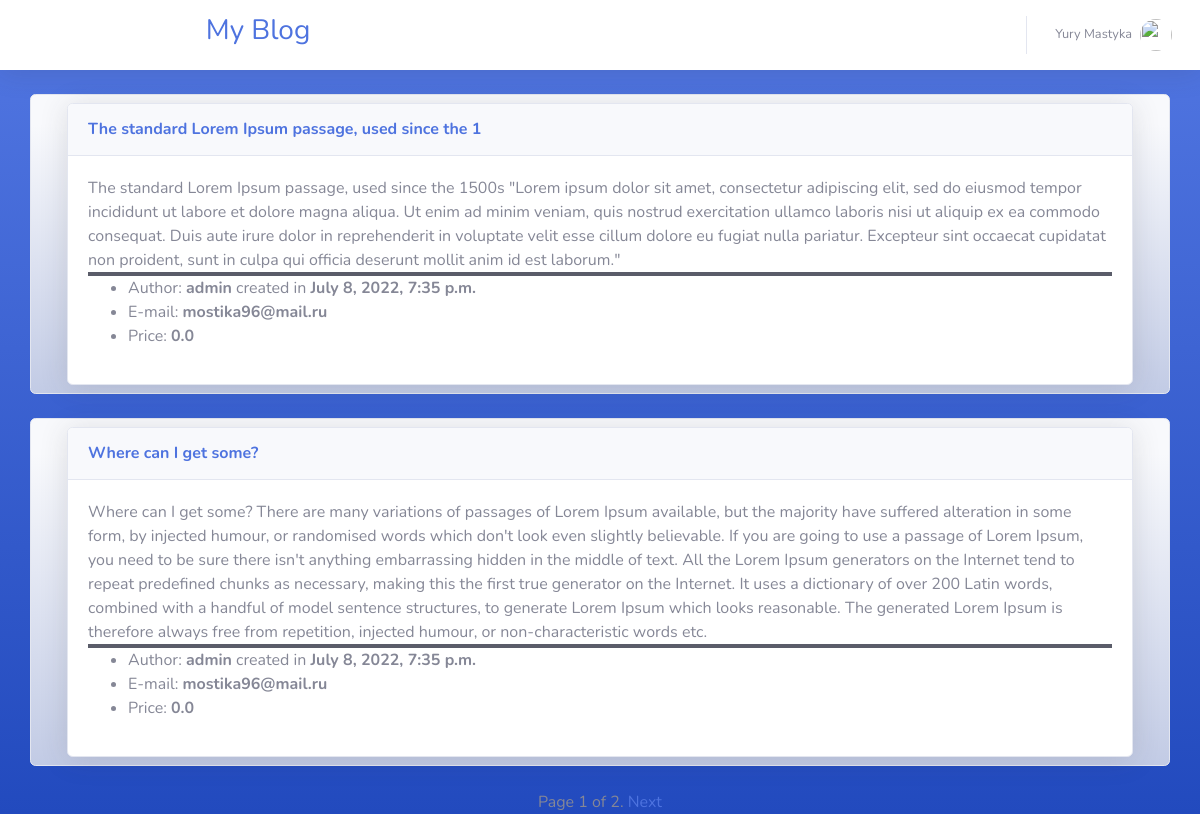
The app's page / (signed in) with its own data.
### blog_1/models.py (models this page shows)
class Post(models.Model):
    title = models.CharField(max_length=50)
    author = models.ForeignKey(User, on_delete=models.CASCADE)
    body = models.TextField()
    created = models.DateTimeField(auto_now=True)
    price = models.FloatField(default=0)

### blog_1/views.py (the view)
# urls.py: path('', MainPageView.as_view()),
class MainPageView(View):
    def get(self, request):
        object_list = Post.objects.all().order_by('-id')
        paginator = Paginator(object_list, 2)
        page = request.GET.get('page')
        try:
            posts = paginator.page(page)
        except PageNotAnInteger:
            posts = paginator.page(1)
        except EmptyPage:
            posts = paginator.page(paginator.num_pages)
        return render(request, 'main_page.html',
                      {'page': page,
                       'posts': posts})

### templates/main_page.html (shortened to what this page needs)
{% extends 'base.html' %}
{% block body %}
    <div id="wrapper">
        <div id="content-wrapper" class="d-flex flex-column bg-gradient-primary">
            <div id="content">
                {% include 'topbar.html' %}
                {% for post in posts %}
                <div class="container card mb-4 pt-2  bg-gradient-light">
                    <div class="col-xl-12">
                        <div class="card mb-2 shadow">
                            <div
                                class="card-header py-3 d-flex flex-row align-items-center justify-content-between">
                                <h6 class="m-0 font-weight-bold text-primary">{{ post.title }}</h6>
                            </div>
                                <div class="card-body">
                                    <div class="body">{{ post.body }}
                                    </div>
                                    <div class="border-bottom-dark">
                                    </div>
                                    <ul class="blog-meta">
                                        <li class="meta-item blog-lesson">
                                            <span class="meta-value">Author: <b> {{ post.author }}</b>
                                                                    created in <b>{{ post.created }}</b>
                                            </span>
                                        </li>
                                        <li class="meta-item blog-lesson">
                                            <span class="meta-value">E-mail: <b> {{ post.author.email }}</b>
                                            </span>
                                        </li>
                                        <li class="meta-item blog-lesson">
                                            <span class="meta-value">Price: <b>{{ post.price }}</b></span>
                                        </li>
                                    </ul>
                                </div>
                        </div>
                    </div>
                </div>
                    {% endfor %}
            </div>
            {% include "paginator.html" with page=posts %}
        </div>
    </div>
{% endblock %}

### templates/base.html (shortened to what this page needs)
{% load static %}
<!DOCTYPE html>
<html lang="en">
<head>
    <link href="{% static 'vendor/fontawesome-free/css/all.min.css' %}" rel="stylesheet" type="text/css">
    <link href="{% static 'css/sb-admin-2.min.css' %}" rel="stylesheet">
</head>
<body>
    {% block body %}
    {% endblock %}
</body>
</html>

### templates/topbar.html (shortened to what this page needs)
   {% load static %}
    <nav class="navbar navbar-expand navbar-light bg-white topbar mb-4 static-top shadow">
            <div class="container">
                <div class="container-fluid">
                <h1 class="h3 text-primary">My Blog</h1>
                </div>
            </div>
        <ul class="navbar-nav ml-auto">
            {% if request.user.is_anonymous %}
            {% else %}
            <li class="nav-item dropdown no-arrow">
                <a class="nav-link dropdown-toggle" href="#" id="userDropdown" role="button"
                    data-toggle="dropdown" aria-haspopup="true" aria-expanded="false">
                    <span class="mr-2 d-none d-lg-inline text-gray-600 small">{{ request.user.get_full_name }}</span>
                    <img class="img-profile rounded-circle"
                        src="{% static 'img/undraw_profile.svg' %}">
                </a>
            </li>
            {% endif %}
        </ul>
    </nav>

### templates/paginator.html (shortened to what this page needs)
<div class="pagination">
    <div class=" col-md-2 offset-md-5 text-center">
        <span class="step-links">
            <span class="current">
                Page {{ page.number }} of {{ page.paginator.num_pages }}.
            </span>
            {% if page.has_next %}
                <a href="?page={{ page.next_page_number }}">Next</a>
            {% endif %}
        </span>
    </div>
</div>

### records on screen
Post: title "The standard Lorem Ipsum passage, used since the 1", body "The standard Lorem Ipsum passage, used since the 1500s \"Lorem ipsum dolor sit amet, consectetur adipiscing elit, sed do eiusmod tempor incididunt ut labore et dolore magna aliqua. Ut enim ad minim veniam, quis nostrud exercitation ullamco laboris nisi ut aliquip ex ea commodo consequat. Duis aute irure dolor in reprehenderit in voluptate velit esse cillum dolore eu fugiat nulla pariatur. Excepteur sint occaecat cupidatat non proident, sunt in culpa qui officia deserunt mollit anim id est laborum.\"", author "admin", created "July 8, 2022, 7:35 p.m.", author.email "mostika96@mail.ru", price "0.0"
Post: title "Where can I get some?", body "Where can I get some? There are many variations of passages of Lorem Ipsum available, but the majority have suffered alteration in some form, by injected humour, or randomised words which don't look even slightly believable. If you are going to use a passage of Lorem Ipsum, you need to be sure there isn't anything embarrassing hidden in the middle of text. All the Lorem Ipsum generators on the Internet tend to repeat predefined chunks as necessary, making this the first true generator on the Internet. It uses a dictionary of over 200 Latin words, combined with a handful of model sentence structures, to generate Lorem Ipsum which looks reasonable. The generated Lorem Ipsum is therefore…", author "admin", created "July 8, 2022, 7:35 p.m.", author.email "mostika96@mail.ru", price "0.0"

### other values on screen
{{ request.user.get_full_name }} "Yury Mastyka"
{{ page.number }} "1"
{{ page.paginator.num_pages }} "2"
